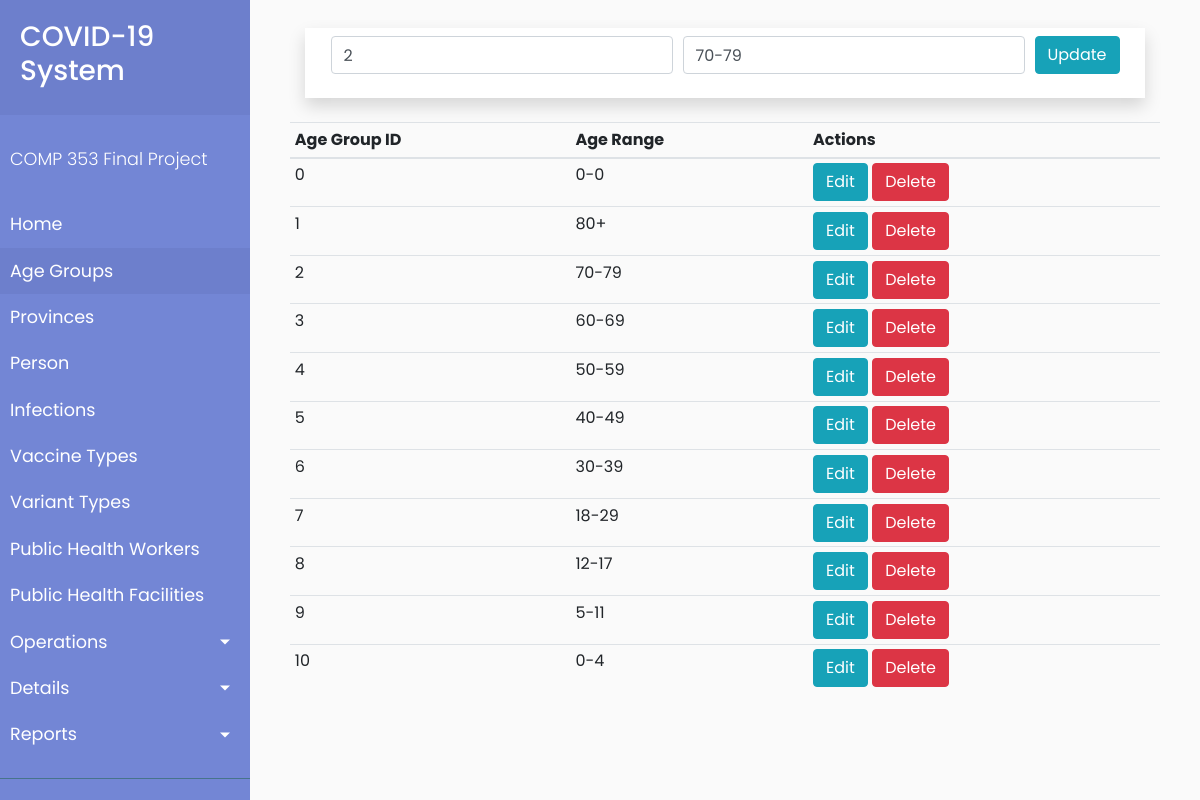
/client/ageGroup.php?edit=2, run on the app's committed database.
### tables this page shows
CREATE TABLE AgeGroup (
  ageGroupID INT,
  ageRange VARCHAR(20),
  PRIMARY KEY (ageGroupID)
);

### client/processAgeGroup.php (called while the page is built, shortened)
<?php
$mysqli = new mysqli('c353.c9ohujn2mpyl.us-east-1.rds.amazonaws.com', 'admin', 'hello123', 'PROJECT') or die(mysqli_error($mysqli));
if (isset($_GET['edit'])) {
    $ageGroupID = $_GET['edit'];
    $update = true;
    $result = $mysqli->query("SELECT * from AgeGroup WHERE ageGroupID=$ageGroupID") or
        die($mysqli->error);
    if (count($result) == 1) {
        $row = $result->fetch_array();
        $ageGroupID = $row['ageGroupID'];
        $ageRange = $row['ageRange'];
    }
}

### client/ageGroup.php (the view, shortened to what this page needs)
<?php
    include('common/header.php');
?>
        <div id="content">
            <?php require_once 'processAgeGroup.php'; ?>
            <div class="container">
                <div class="container mt-2 mb-4 p-2 shadow bg-white">
                    <div class="row justify-content-center">
                        <form action="processAgeGroup.php" method="POST">
                            <div class="form-row justify-center">
                                <div class="col-auto form-group">
                                    <input type="number" name="ageGroupID" class="form-control" value="<?php echo $ageGroupID; ?>" placeholder="Age Group Id">
                                </div>
                                <div class="col-auto form-group">
                                    <input type="text" name="ageRange" class="form-control" value="<?php echo $ageRange; ?>" placeholder="Enter Age Range">
                                </div>
                                <div class="col-auto form-group">
                                    <?php
                                    if ($update == true) :
                                    ?>
                                        <button type="submit" name="update" class="btn btn-info">Update</button>
                                    <?php else : ?>
                                        <button type="submit" name="save" class="btn btn-primary">Save</button>
                                    <?php endif; ?>
                                </div>
                        </form>
                    </div>
                </div>
            </div>
            <?php
            $mysqli = new mysqli('c353.c9ohujn2mpyl.us-east-1.rds.amazonaws.com', 'admin', 'hello123', 'PROJECT') or die(mysqli_error($mysqli));
            $result = $mysqli->query("SELECT * FROM AgeGroup") or die($mysqli->error);
            ?>
            <div class="row justify-content-center">
                <table class="table table-sm">
                    <thead>
                        <tr>
                            <th>Age Group ID</th>
                            <th>Age Range</th>
                            <th colspan=2>Actions</th>
                        </tr>
                    </thead>
                    <?php
                    while ($row = $result->fetch_assoc()) : ?>
                        <tr>
                            <td><?php echo $row['ageGroupID']; ?></td>
                            <td><?php echo $row['ageRange']; ?></td>
                            <td>
                                <a href="ageGroup.php?edit=<?php echo $row['ageGroupID']; ?>" class="btn btn-info"> Edit </a>
                                <a href="processAgeGroup.php?delete=<?php echo $row['ageGroupID']; ?>" class="btn btn-danger"> Delete </a>
                            </td>
                        </tr>
                    <?php endwhile; ?>
                </table>
            </div>
            </div>
        </div>
<?php
    include('common/footer.php');
?>

### client/index.css (style rules this page uses)
body { font-family: "Poppins", sans-serif; background: #fafafa; }
a, a:hover, a:focus { color: inherit; text-decoration: none; transition: all 0.3s; }
#content { width: calc(100% - 250px); padding: 20px 40px 40px 40px; min-height: 100vh; transition: all 0.3s; position: absolute; top: 0; right: 0; }

### data on the page
agegroup: ageGroupID "2", ageRange "70-79"
agegroup: ageGroupID "0", ageRange "0-0"
agegroup: ageGroupID "1", ageRange "80+"
agegroup: ageGroupID "3", ageRange "60-69"
agegroup: ageGroupID "4", ageRange "50-59"
agegroup: ageGroupID "5", ageRange "40-49"
agegroup: ageGroupID "6", ageRange "30-39"
agegroup: ageGroupID "7", ageRange "18-29"
agegroup: ageGroupID "8", ageRange "12-17"
agegroup: ageGroupID "9", ageRange "5-11"
agegroup: ageGroupID "10", ageRange "0-4"
